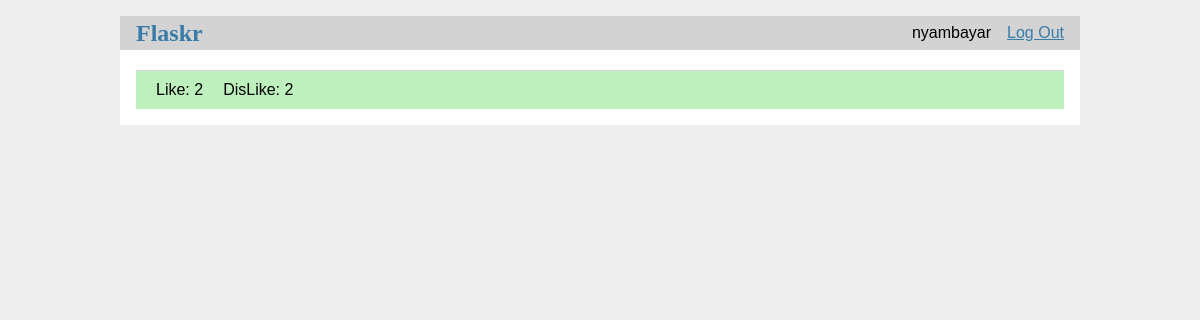
The app's page /detail/4 (signed in), older data.
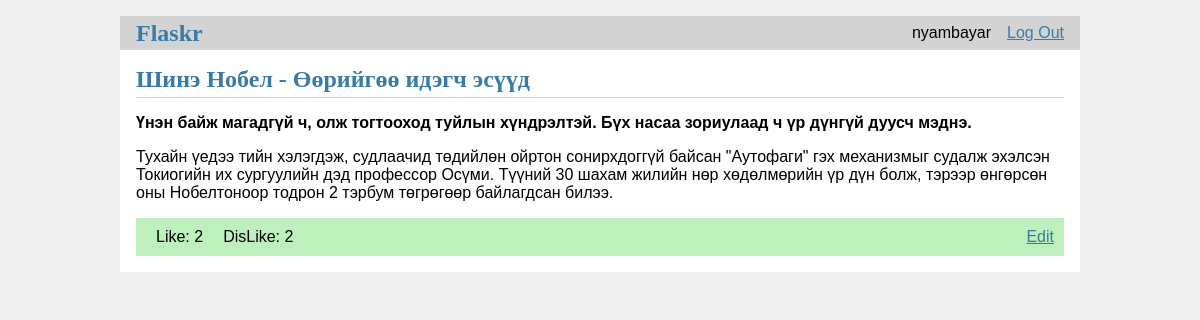
The same page, newer data.
### tables this page shows
CREATE TABLE post (
  id INTEGER PRIMARY KEY AUTOINCREMENT,
  author_id INTEGER NOT NULL,
  created TIMESTAMP NOT NULL DEFAULT CURRENT_TIMESTAMP,
  title TEXT NOT NULL,
  body TEXT NOT NULL,
  FOREIGN KEY (author_id) REFERENCES user (id)
);

### flaskr/blog.py (the view)
@bp.route('/detail/<int:post_id>')
def detail(post_id):
    db = get_db()
    post = db.execute(
        'SELECT * FROM post WHERE id=' + str(post_id)).fetchone()
    return render_template('blog/detail.html', post=post)

### flaskr/auth.py (called while the page is built)
@bp.before_app_request
def load_logged_in_user():
    user_id = session.get('user_id')
    if user_id is None:
        g.user = None
    else:
        g.user = get_db().execute(
            'SELECT * FROM user WHERE id = ?', (user_id,)
        ).fetchone()

### flaskr/db.py (called while the page is built)
def get_db():
    if 'db' not in g:
        g.db = sqlite3.connect(
            current_app.config['DATABASE'],
            detect_types=sqlite3.PARSE_DECLTYPES
        )
        g.db.row_factory = sqlite3.Row
    return g.db

### flaskr/templates/blog/detail.html (shortened to what this page needs)
{% extends 'base.html' %}
{% block extracss %}
  <link rel="stylesheet" href="/static/css/detail.css"/>
{% endblock %}
{% block header %}
  <h1>{% block title %} {{ post['title'] }} {% endblock %}</h1>
{% endblock %}
{% block content %}
  {{post['body'] | markdown}}
  <div class="meta" data-postid="{{post['id']}}">
  		<span class="btn action-like">Like: <span class='like'>2</span></span>
  		<span class="btn action-dislike">DisLike: <span class='dislike'>2</span></span>
  		{% if g.user['id'] == post['author_id'] %}
	  		<a
	  			class="action btn-edit"
	  			href="{{ url_for('blog.update', id=post['id']) }}"
	  		>
	  		Edit
	  	</a>
  		{% endif %}
  </div>
{% endblock %}

### flaskr/templates/base.html (shortened to what this page needs)
<!doctype html>
<head>
  <link rel="stylesheet" href="{{ url_for('static', filename='style.css') }}">
  {% block extracss %}{% endblock %}
</head>
<body>
  <nav>
    <h1>
      <a href="/">
        Flaskr
      </a>
    </h1>
    <ul>
      {% if g.user %}
        <li><span>{{ g.user['username'] }}</span>
        <li><a href="{{ url_for('auth.logout') }}">Log Out</a>
      {% else %}
        <li><a href="{{ url_for('auth.register') }}">Register</a>
        <li><a href="{{ url_for('auth.login') }}">Log In</a>
      {% endif %}
    </ul>
  </nav>
  <section class="content">
    <header>
      {% block header %}{% endblock %}
    </header>
    {% block content %}{% endblock %}
  </section>
</body>

Row changes from the older to the newer data that the page shows:
added post: title "Шинэ Нобел - Өөрийгөө идэгч эсүүд", body "Үнэн байж магадгүй ч, олж тогтооход туйлын хүндрэлтэй. Бүх насаа зориулаад ч үр дүнгүй дуусч мэднэ. Тухайн үедээ тийн хэлэгдэж, судлаачид төдийлөн ойртон сонирхдоггүй байсан \"Аутофаги\" гэх механизмыг судалж эхэлсэн Токиогийн их сургуулийн дэд профессор Осүми. Түүний 30 шахам жилийн нөр хөдөлмөрийн үр дүн болж, тэрээр өнгөрсөн оны Нобелтоноор тодрон 2 тэрбум төгрөгөөр байлагдсан билээ."
Text that changed along with them:
text now shown: "Edit"
